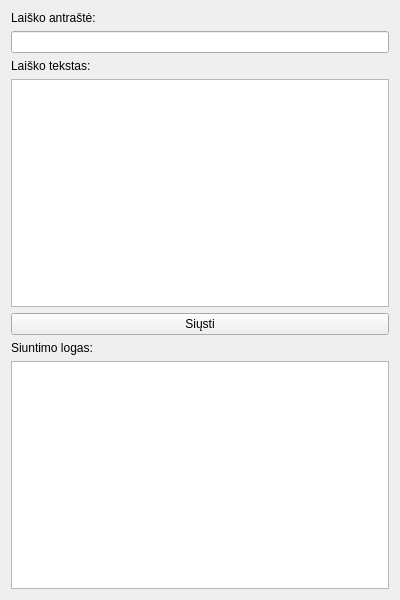
<?xml version="1.0" encoding="UTF-8"?>
<ui version="4.0">
 <class>Form</class>
 <widget class="QWidget" name="Form">
  <property name="geometry">
   <rect>
    <x>0</x>
    <y>0</y>
    <width>400</width>
    <height>600</height>
   </rect>
  </property>
  <property name="windowTitle">
   <string>Bilger SEO konsultacija</string>
  </property>
  <layout class="QVBoxLayout" name="verticalLayout">
   <item>
    <widget class="QLabel" name="label">
     <property name="text">
      <string>Laiško antraštė:</string>
     </property>
    </widget>
   </item>
   <item>
    <widget class="QLineEdit" name="subjectLineEdit"/>
   </item>
   <item>
    <widget class="QLabel" name="label_2">
     <property name="text">
      <string>Laiško tekstas:</string>
     </property>
    </widget>
   </item>
   <item>
    <widget class="QTextEdit" name="bodyTextEdit"/>
   </item>
   <item>
    <widget class="QPushButton" name="sendButton">
     <property name="text">
      <string>Siųsti</string>
     </property>
    </widget>
   </item>
   <item>
    <widget class="QLabel" name="label_3">
     <property name="text">
      <string>Siuntimo logas:</string>
     </property>
    </widget>
   </item>
   <item>
    <widget class="QTextEdit" name="logTextEdit">
     <property name="readOnly">
      <bool>true</bool>
     </property>
    </widget>
   </item>
  </layout>
 </widget>
 <resources/>
 <connections/>
</ui>
